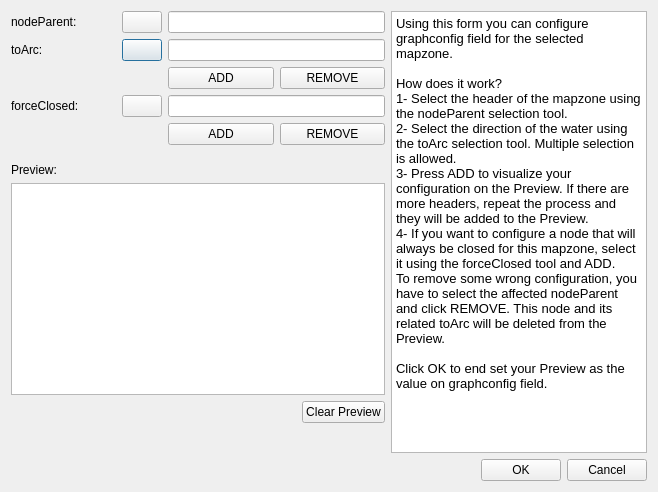
<?xml version="1.0" encoding="UTF-8"?>
<ui version="4.0">
 <class>dlg_mapzone_config</class>
 <widget class="QDialog" name="dlg_mapzone_config">
  <property name="geometry">
   <rect>
    <x>0</x>
    <y>0</y>
    <width>658</width>
    <height>492</height>
   </rect>
  </property>
  <property name="windowTitle">
   <string>Mapzone Config</string>
  </property>
  <layout class="QGridLayout" name="gridLayout">
   <item row="0" column="0" colspan="2">
    <layout class="QGridLayout" name="gridLayout_2">
     <item row="0" column="0">
      <widget class="QLabel" name="lbl_nodeParent">
       <property name="text">
        <string>nodeParent:</string>
       </property>
      </widget>
     </item>
     <item row="3" column="2" colspan="2">
      <widget class="QLineEdit" name="txt_forceClosed">
       <property name="readOnly">
        <bool>true</bool>
       </property>
      </widget>
     </item>
     <item row="1" column="1">
      <widget class="QPushButton" name="btn_snapping_toArc">
       <property name="sizePolicy">
        <sizepolicy hsizetype="Fixed" vsizetype="Fixed">
         <horstretch>0</horstretch>
         <verstretch>0</verstretch>
        </sizepolicy>
       </property>
       <property name="text">
        <string/>
       </property>
      </widget>
     </item>
     <item row="0" column="2" colspan="2">
      <widget class="QLineEdit" name="txt_nodeParent">
       <property name="readOnly">
        <bool>false</bool>
       </property>
      </widget>
     </item>
     <item row="1" column="2" colspan="2">
      <widget class="QLineEdit" name="txt_toArc">
       <property name="readOnly">
        <bool>true</bool>
       </property>
      </widget>
     </item>
     <item row="1" column="0">
      <widget class="QLabel" name="lbl_toArc">
       <property name="text">
        <string>toArc:</string>
       </property>
      </widget>
     </item>
     <item row="0" column="1">
      <widget class="QPushButton" name="btn_snapping_nodeParent">
       <property name="sizePolicy">
        <sizepolicy hsizetype="Fixed" vsizetype="Fixed">
         <horstretch>0</horstretch>
         <verstretch>0</verstretch>
        </sizepolicy>
       </property>
       <property name="text">
        <string/>
       </property>
      </widget>
     </item>
     <item row="3" column="0">
      <widget class="QLabel" name="lbl_forceClosed">
       <property name="text">
        <string>forceClosed:</string>
       </property>
      </widget>
     </item>
     <item row="3" column="1">
      <widget class="QPushButton" name="btn_snapping_forceClosed">
       <property name="sizePolicy">
        <sizepolicy hsizetype="Fixed" vsizetype="Fixed">
         <horstretch>0</horstretch>
         <verstretch>0</verstretch>
        </sizepolicy>
       </property>
       <property name="text">
        <string/>
       </property>
      </widget>
     </item>
     <item row="2" column="3">
      <widget class="QPushButton" name="btn_remove_nodeParent">
       <property name="text">
        <string>REMOVE</string>
       </property>
      </widget>
     </item>
     <item row="2" column="2">
      <widget class="QPushButton" name="btn_add_nodeParent">
       <property name="text">
        <string>ADD</string>
       </property>
      </widget>
     </item>
     <item row="4" column="3">
      <widget class="QPushButton" name="btn_remove_forceClosed">
       <property name="text">
        <string>REMOVE</string>
       </property>
      </widget>
     </item>
     <item row="4" column="2">
      <widget class="QPushButton" name="btn_add_forceClosed">
       <property name="text">
        <string>ADD</string>
       </property>
      </widget>
     </item>
    </layout>
   </item>
   <item row="0" column="2" rowspan="9">
    <widget class="QTextEdit" name="txt_infolog">
     <property name="sizePolicy">
      <sizepolicy hsizetype="Minimum" vsizetype="Expanding">
       <horstretch>0</horstretch>
       <verstretch>0</verstretch>
      </sizepolicy>
     </property>
     <property name="readOnly">
      <bool>true</bool>
     </property>
     <property name="html">
      <string>&lt;!DOCTYPE HTML PUBLIC &quot;-//W3C//DTD HTML 4.0//EN&quot; &quot;http://www.w3.org/TR/REC-html40/strict.dtd&quot;&gt;
&lt;html&gt;&lt;head&gt;&lt;meta name=&quot;qrichtext&quot; content=&quot;1&quot; /&gt;&lt;style type=&quot;text/css&quot;&gt;
p, li { white-space: pre-wrap; }
&lt;/style&gt;&lt;/head&gt;&lt;body style=&quot; font-family:'MS Shell Dlg 2'; font-size:5.5pt; font-weight:400; font-style:normal;&quot;&gt;
&lt;p style=&quot; margin-top:0px; margin-bottom:0px; margin-left:0px; margin-right:0px; -qt-block-indent:0; text-indent:0px;&quot;&gt;&lt;span style=&quot; font-size:9.75pt;&quot;&gt;Using this form you can configure graphconfig field for the selected mapzone. &lt;/span&gt;&lt;/p&gt;
&lt;p style=&quot;-qt-paragraph-type:empty; margin-top:0px; margin-bottom:0px; margin-left:0px; margin-right:0px; -qt-block-indent:0; text-indent:0px; font-size:9.75pt;&quot;&gt;&lt;br /&gt;&lt;/p&gt;
&lt;p style=&quot; margin-top:0px; margin-bottom:0px; margin-left:0px; margin-right:0px; -qt-block-indent:0; text-indent:0px;&quot;&gt;&lt;span style=&quot; font-size:9.75pt;&quot;&gt;How does it work?&lt;/span&gt;&lt;/p&gt;
&lt;p style=&quot; margin-top:0px; margin-bottom:0px; margin-left:0px; margin-right:0px; -qt-block-indent:0; text-indent:0px;&quot;&gt;&lt;span style=&quot; font-size:9.75pt;&quot;&gt;1- Select the header of the mapzone using the nodeParent selection tool.&lt;/span&gt;&lt;/p&gt;
&lt;p style=&quot; margin-top:0px; margin-bottom:0px; margin-left:0px; margin-right:0px; -qt-block-indent:0; text-indent:0px;&quot;&gt;&lt;span style=&quot; font-size:9.75pt;&quot;&gt;2- Select the direction of the water using the toArc selection tool. Multiple selection is allowed.&lt;/span&gt;&lt;/p&gt;
&lt;p style=&quot; margin-top:0px; margin-bottom:0px; margin-left:0px; margin-right:0px; -qt-block-indent:0; text-indent:0px;&quot;&gt;&lt;span style=&quot; font-size:9.75pt;&quot;&gt;3- Press ADD to visualize your configuration on the Preview. If there are more headers, repeat the process and they will be added to the Preview.&lt;/span&gt;&lt;/p&gt;
&lt;p style=&quot; margin-top:0px; margin-bottom:0px; margin-left:0px; margin-right:0px; -qt-block-indent:0; text-indent:0px;&quot;&gt;&lt;span style=&quot; font-size:9.75pt;&quot;&gt;4- If you want to configure a node that will always be closed for this mapzone, select it using the forceClosed tool and ADD.&lt;/span&gt;&lt;/p&gt;
&lt;p style=&quot; margin-top:0px; margin-bottom:0px; margin-left:0px; margin-right:0px; -qt-block-indent:0; text-indent:0px;&quot;&gt;&lt;span style=&quot; font-size:9.75pt;&quot;&gt;To remove some wrong configuration, you have to select the affected nodeParent and click REMOVE. This node and its related toArc will be deleted from the Preview.&lt;/span&gt;&lt;/p&gt;
&lt;p style=&quot;-qt-paragraph-type:empty; margin-top:0px; margin-bottom:0px; margin-left:0px; margin-right:0px; -qt-block-indent:0; text-indent:0px; font-size:9.75pt;&quot;&gt;&lt;br /&gt;&lt;/p&gt;
&lt;p style=&quot; margin-top:0px; margin-bottom:0px; margin-left:0px; margin-right:0px; -qt-block-indent:0; text-indent:0px;&quot;&gt;&lt;span style=&quot; font-size:9.75pt;&quot;&gt;Click OK to end set your Preview as the value on graphconfig field.&lt;/span&gt;&lt;/p&gt;&lt;/body&gt;&lt;/html&gt;</string>
     </property>
    </widget>
   </item>
   <item row="3" column="0" colspan="2">
    <layout class="QGridLayout" name="gridLayout_3">
     <item row="0" column="0">
      <widget class="QLabel" name="lbl_preview">
       <property name="text">
        <string>Preview:</string>
       </property>
      </widget>
     </item>
     <item row="3" column="0">
      <layout class="QHBoxLayout" name="horizontalLayout_2">
       <item>
        <spacer name="horizontalSpacer_2">
         <property name="orientation">
          <enum>Qt::Horizontal</enum>
         </property>
         <property name="sizeHint" stdset="0">
          <size>
           <width>40</width>
           <height>20</height>
          </size>
         </property>
        </spacer>
       </item>
       <item>
        <widget class="QPushButton" name="btn_clear_preview">
         <property name="text">
          <string>Clear Preview</string>
         </property>
        </widget>
       </item>
      </layout>
     </item>
     <item row="1" column="0">
      <widget class="QTextEdit" name="txt_preview">
       <property name="readOnly">
        <bool>true</bool>
       </property>
      </widget>
     </item>
    </layout>
   </item>
   <item row="9" column="0" colspan="3">
    <layout class="QGridLayout" name="lyt_buttons">
     <property name="topMargin">
      <number>0</number>
     </property>
     <item row="0" column="0">
      <spacer name="horizontalSpacer">
       <property name="orientation">
        <enum>Qt::Horizontal</enum>
       </property>
       <property name="sizeHint" stdset="0">
        <size>
         <width>40</width>
         <height>20</height>
        </size>
       </property>
      </spacer>
     </item>
     <item row="0" column="1">
      <widget class="QPushButton" name="btn_accept">
       <property name="text">
        <string>OK</string>
       </property>
      </widget>
     </item>
     <item row="0" column="2">
      <widget class="QPushButton" name="btn_cancel">
       <property name="text">
        <string>Cancel</string>
       </property>
      </widget>
     </item>
    </layout>
   </item>
  </layout>
 </widget>
 <resources/>
 <connections/>
</ui>
